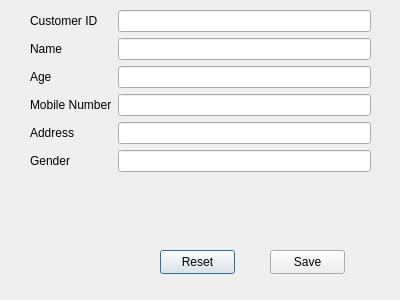
<?xml version="1.0" encoding="UTF-8"?>
<ui version="4.0">
 <class>NewCustomer</class>
 <widget class="QDialog" name="NewCustomer">
  <property name="geometry">
   <rect>
    <x>0</x>
    <y>0</y>
    <width>400</width>
    <height>300</height>
   </rect>
  </property>
  <property name="windowTitle">
   <string>New Customer</string>
  </property>
  <widget class="QWidget" name="formLayoutWidget">
   <property name="geometry">
    <rect>
     <x>30</x>
     <y>10</y>
     <width>341</width>
     <height>221</height>
    </rect>
   </property>
   <layout class="QFormLayout" name="formLayout">
    <item row="0" column="0">
     <widget class="QLabel" name="label">
      <property name="text">
       <string>Customer ID</string>
      </property>
     </widget>
    </item>
    <item row="0" column="1">
     <widget class="QLineEdit" name="txtID"/>
    </item>
    <item row="1" column="0">
     <widget class="QLabel" name="label_2">
      <property name="text">
       <string>Name</string>
      </property>
     </widget>
    </item>
    <item row="1" column="1">
     <widget class="QLineEdit" name="txtName"/>
    </item>
    <item row="2" column="0">
     <widget class="QLabel" name="label_3">
      <property name="text">
       <string>Age</string>
      </property>
     </widget>
    </item>
    <item row="2" column="1">
     <widget class="QLineEdit" name="txtAge"/>
    </item>
    <item row="3" column="0">
     <widget class="QLabel" name="label_4">
      <property name="text">
       <string>Mobile Number</string>
      </property>
     </widget>
    </item>
    <item row="3" column="1">
     <widget class="QLineEdit" name="txtNumber"/>
    </item>
    <item row="4" column="0">
     <widget class="QLabel" name="label_5">
      <property name="text">
       <string>Address</string>
      </property>
     </widget>
    </item>
    <item row="4" column="1">
     <widget class="QLineEdit" name="txtAddress"/>
    </item>
    <item row="5" column="0">
     <widget class="QLabel" name="label_6">
      <property name="text">
       <string>Gender</string>
      </property>
     </widget>
    </item>
    <item row="5" column="1">
     <widget class="QLineEdit" name="txtGender"/>
    </item>
   </layout>
  </widget>
  <widget class="QPushButton" name="pushButton">
   <property name="geometry">
    <rect>
     <x>160</x>
     <y>250</y>
     <width>75</width>
     <height>24</height>
    </rect>
   </property>
   <property name="text">
    <string>Reset</string>
   </property>
  </widget>
  <widget class="QPushButton" name="pushButton_2">
   <property name="geometry">
    <rect>
     <x>270</x>
     <y>250</y>
     <width>75</width>
     <height>24</height>
    </rect>
   </property>
   <property name="text">
    <string>Save</string>
   </property>
  </widget>
 </widget>
 <resources/>
 <connections/>
</ui>
